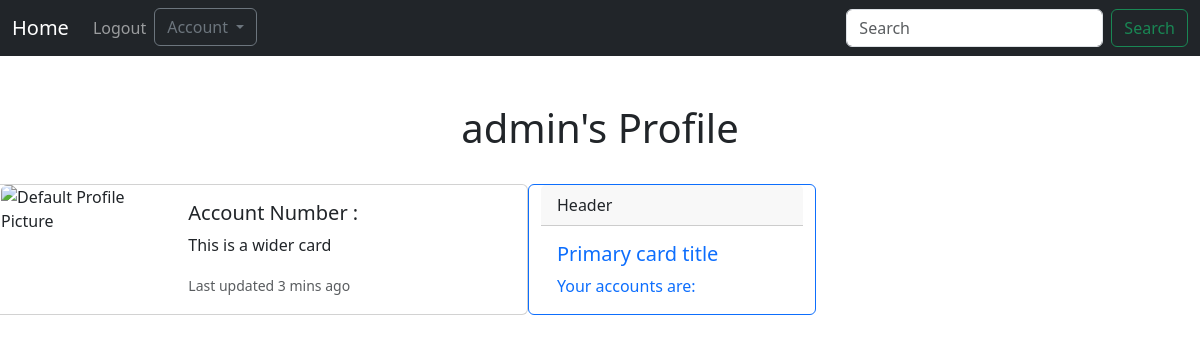
The app's page / (signed in), older data.
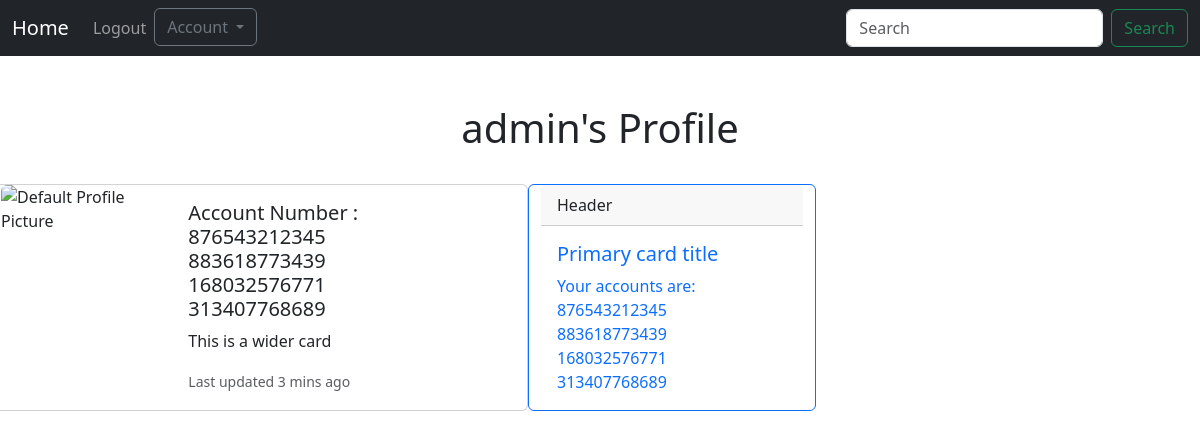
The same page, newer data.
### bank/models.py (models this page shows, shortened)
class Create_Account(models.Model):
    account_type_choices = [
        ('Current_Account','Current Account'),
        ('Savings_Account','Savings Account')]
    user = models.ForeignKey(User, on_delete=models.CASCADE)
    date_of_birth = models.DateField(default=datetime.date.today)
    nationality = CountryField(default='Nigeria')
    account_type = models.CharField(max_length=255, choices=account_type_choices)
    account_number = models.PositiveBigIntegerField(primary_key=True, default=0)
    funds = models.PositiveBigIntegerField(default=float(0.00))

### bank/views.py (the view)
# urls.py: path('', views.home, name='home'),
def home(request):
    user_request = request.user #this is used to authenticate this view, a login decorator should be used later on
    if user_request.is_authenticated:
        current_user_id = request.user.id
        user = User.objects.get(id=current_user_id)
        user = request.user
        account = Create_Account.objects.filter(user=user)
        all_account = Create_Account.objects.filter(user=user)
        return render(request, 'bank/home.html',{'users':user, 'account':account, 'all_account':all_account})
    else:
        messages.success(request, f'You have to login to view this page.')
        return redirect('login')

### bank/templates/bank/home.html
{% extends 'bank/base.html' %}
{% load static %}
{% block content %}
<div class="container text-center">
<h1>
    {{ users }}'s Profile
</h1>
</div>
<br>
<div class="row">
    <div class="card mb-3" style="max-width: 540px;">
        <div class="row g-0">
          <div class="col-md-4">
            <img src="{% static 'bank/default_profile_pic.png' %}" alt="Default Profile Picture" class="img-fluid rounded-start" alt="...">
          </div>
          <div class="col-md-8">
            <div class="card-body">
              <h5 class="card-title">
                Account Number :
                {% for account in all_account %}
                  {{ account.account_number }}<br>
                {% endfor %}
              </h5>
              <p class="card-text">This is a wider card</p>
              <p class="card-text"><small class="text-muted">Last updated 3 mins ago</small></p>
            </div>
          </div>
        </div>
      </div>
      <div class="card border-primary mb-3 col-md-4" style="max-width: 18rem;">
        <div class="card-header">Header</div>
        <div class="card-body text-primary">
          <h5 class="card-title">Primary card title</h5>
          <p class="card-text">Your accounts are:
            <br>
            {% for account in all_account %}
              {{ account.account_number }}<br>
            {% endfor %}
          </p>
        </div>
      </div>
</div>
{% endblock %}

### bank/templates/bank/base.html (shortened to what this page needs)
<!doctype html>
<html lang="en">
  <head>
    <link href="https://cdn.jsdelivr.net/npm/bootstrap@5.3.0-alpha1/dist/css/bootstrap.min.css" rel="stylesheet">
  </head>
  <body>
    {% include 'bank/navbar.html' %}
    <br>
    <div class="container">
    <br>
    </div>
    {% block content %}
    {% endblock %}
  </body>
</html>

### bank/templates/bank/navbar.html (shortened to what this page needs)
<nav class="navbar navbar-expand-lg navbar-dark bg-dark ">
    <div class="container-fluid">
      <a class="navbar-brand" href="{% url 'home' %}">Home</a>
      <div class="collapse navbar-collapse" id="navbarSupportedContent">
        <ul class="navbar-nav me-auto mb-2 mb-lg-0">
          {% if user.is_authenticated %}
            <li class="nav-item">
              <a class="nav-link" href="{% url 'logout' %}">Logout</a>
            </li>
            <div class="dropdown">
              <button class="btn btn-outline-secondary dropdown-toggle"  href="#" type="button" data-bs-toggle="dropdown" aria-expanded="false">
                Account
              </button>
            </div>
          {% endif %}
        </ul>
        <form class="d-flex" role="search">
          <input class="form-control me-2" type="search" placeholder="Search" aria-label="Search">
          <button class="btn btn-outline-success" type="submit">Search</button>
        </form>
      </div>
    </div>
  </nav>

Row changes from the older to the newer data that the page shows:
added Create_Account: account_number "876543212345"
added Create_Account: account_number "883618773439"
added Create_Account: account_number "168032576771"
added Create_Account: account_number "313407768689"
